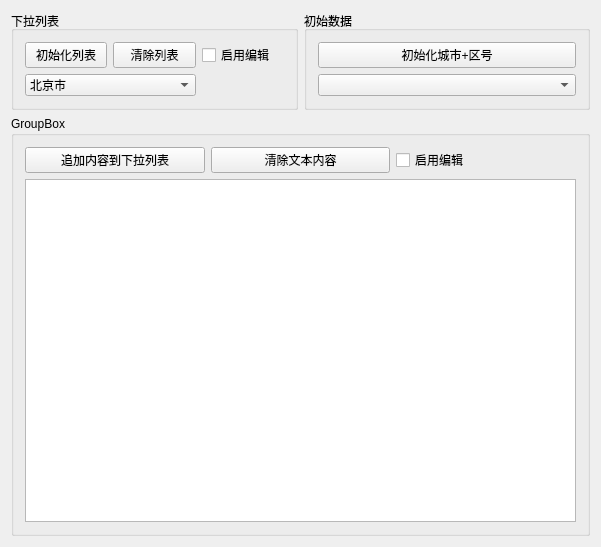
<?xml version="1.0" encoding="UTF-8"?>
<ui version="4.0">
 <class>Widget</class>
 <widget class="QWidget" name="Widget">
  <property name="geometry">
   <rect>
    <x>0</x>
    <y>0</y>
    <width>601</width>
    <height>547</height>
   </rect>
  </property>
  <property name="windowTitle">
   <string>Widget</string>
  </property>
  <layout class="QVBoxLayout" name="verticalLayout">
   <item>
    <layout class="QHBoxLayout" name="horizontalLayout">
     <item>
      <widget class="QGroupBox" name="groupBox_2">
       <property name="title">
        <string>下拉列表</string>
       </property>
       <layout class="QGridLayout" name="gridLayout_2">
        <item row="0" column="0">
         <widget class="QPushButton" name="btnInitCb">
          <property name="text">
           <string>初始化列表</string>
          </property>
         </widget>
        </item>
        <item row="0" column="1">
         <widget class="QPushButton" name="pushButton_2">
          <property name="text">
           <string>清除列表</string>
          </property>
         </widget>
        </item>
        <item row="0" column="2">
         <widget class="QCheckBox" name="ckEnableCbxEdit">
          <property name="text">
           <string>启用编辑</string>
          </property>
         </widget>
        </item>
        <item row="1" column="0" colspan="2">
         <widget class="QComboBox" name="comboBoxData">
          <item>
           <property name="text">
            <string>北京市</string>
           </property>
           <property name="icon">
            <iconset resource="icon.qrc">
             <normaloff>:/icons/images/3.ico</normaloff>:/icons/images/3.ico</iconset>
           </property>
          </item>
          <item>
           <property name="text">
            <string>上海市</string>
           </property>
           <property name="icon">
            <iconset resource="icon.qrc">
             <normaloff>:/icons/images/3.ico</normaloff>:/icons/images/3.ico</iconset>
           </property>
          </item>
         </widget>
        </item>
       </layout>
      </widget>
     </item>
     <item>
      <widget class="QGroupBox" name="groupBox_3">
       <property name="title">
        <string>初始数据</string>
       </property>
       <layout class="QGridLayout" name="gridLayout_3">
        <item row="0" column="0">
         <widget class="QPushButton" name="btnInit">
          <property name="text">
           <string>初始化城市+区号</string>
          </property>
         </widget>
        </item>
        <item row="1" column="0">
         <widget class="QComboBox" name="comboBoxInit"/>
        </item>
       </layout>
      </widget>
     </item>
    </layout>
   </item>
   <item>
    <widget class="QGroupBox" name="groupBox">
     <property name="title">
      <string>GroupBox</string>
     </property>
     <layout class="QGridLayout" name="gridLayout">
      <item row="0" column="0">
       <widget class="QPushButton" name="btnAppend">
        <property name="text">
         <string>追加内容到下拉列表</string>
        </property>
       </widget>
      </item>
      <item row="0" column="1">
       <widget class="QPushButton" name="btnClearText">
        <property name="text">
         <string>清除文本内容</string>
        </property>
       </widget>
      </item>
      <item row="0" column="2">
       <widget class="QCheckBox" name="ckEnableText">
        <property name="text">
         <string>启用编辑</string>
        </property>
       </widget>
      </item>
      <item row="1" column="0" colspan="3">
       <widget class="QPlainTextEdit" name="plainTextEdit"/>
      </item>
     </layout>
    </widget>
   </item>
  </layout>
 </widget>
 <layoutdefault spacing="6" margin="11"/>
 <resources>
  <include location="icon.qrc"/>
 </resources>
 <connections/>
</ui>
